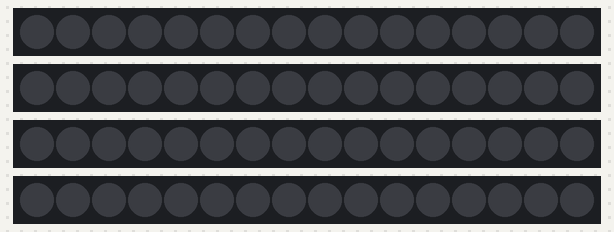
Bench run of a program on a simulated Raspberry Pi (BCM pin numbers) with a Blinkt!. On the bench: 4 × 16 RGB LEDs in strip order, left to right. Dim RGB values are drawn brighter than linear.

Above: at 0.1 s.
At 0.6 s:
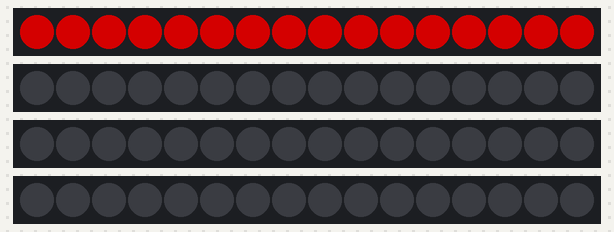
At 1.1 s:
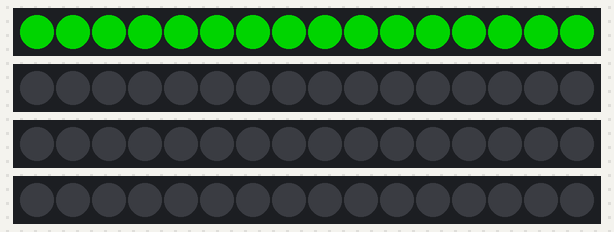
At 1.6 s:
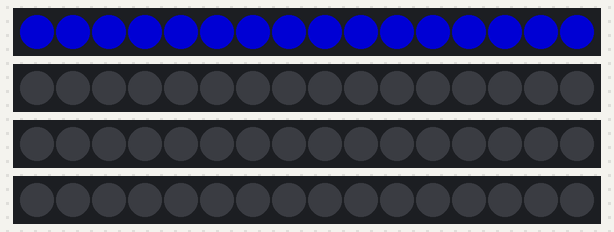

The program:

solid_colour.py
```python
# Adapted from blinkt example
import time
from mote import Mote

mote = Mote()

mote.configure_channel(1, 16, False)
mote.configure_channel(2, 16, False)
mote.configure_channel(3, 16, False)
mote.configure_channel(4, 16, False)

try:

    step = 0

    def set_all(r,g,b):
        for x in range(16):
            mote.set_pixel(1,x,r,g,b)

    while True:
        if step == 0:
            set_all(128,0,0)
        if step == 1:
            set_all(0,128,0)
        if step == 2:
            set_all(0,0,128)

        step+=1
        step%=3
        time.sleep(0.5)
        mote.show()


except KeyboardInterrupt:
	mote.clear()
	mote.show()
	quit()
```

Measured:
- by itself, everything shown: repeats every 1.5 s, in 3 steps
- what the display in image 1 shows lasts 0.5 s, from 0.5 s to 1.0 s
